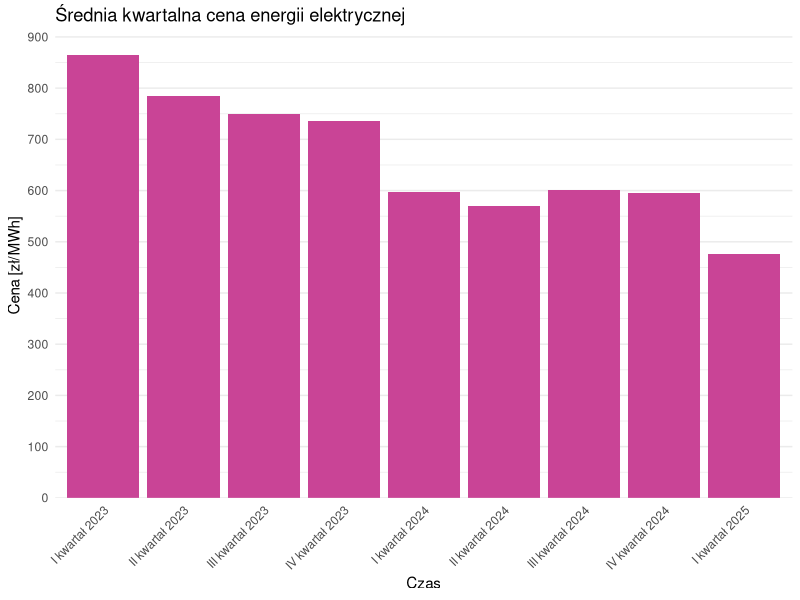

Recreate this plot in R.
# źródło - wykres: https://enerad.pl/ure-ceny-energii-w-rozliczeniach-wewnatrz-grup-kapitalowych-spadly-o-20-dane-za-i-kwartal-2025-r/
# źródło - dane: https://www.ure.gov.pl/pl/energia-elektryczna/ceny-wskazniki/11063,Srednia-kwartalna-cena-energii-elektrycznej.html

# Głównym problemem początkowego wykresu jest czerwona linia przebiegająca przez 
# wszystkie słupki. Nie ma żadnej informacji, która pozwoliłaby określić co 
# oznacza ta linia. Można jednak zauważyć, że łączy ona słupki w "takiej samej 
# odległości" od górnych krawędzi słupków. Zatem nie dość, że koduje ona tę samą
# informację co słupki, to jeszcze nie łączy ona samych czubków, co może być 
# mylące przy standardowym założeniu, że cena 0 leży na osi x. Oprócz tego mylące
# mogą być również etykiety na słupkach, które są położone na różnych słupkach
# na różnych wysokościach bez jakiejkolwiek zasady (np. w konkretnej odległości
# pod czerwoną linią albo w ustalonej "części" wysokości słupka). Dodatkowo 
# podpisy z datami na osi x są dość blisko siebie gdzieniegdzie się zlewając oraz
# nie są one wypośrodkowane, co negatywnie wpływa na całą estetykę wykresu. 
# Jeszcze jednym wątpliwym elementem jest użycie niebieskiego koloru słupków na
# niebieskim tle.

library(ggplot2)

# ręczne wprowadzenie danych - jest ich mało, a ze strony nie można ich ładnie pobrać
date <- c("I kwartał 2023", "II kwartał 2023", "III kwartał 2023", "IV kwartał 2023", 
          "I kwartał 2024", "II kwartał 2024", "III kwartał 2024", "IV kwartał 2024", "I kwartał 2025")
price <- c(864.02, 784.02, 748.58, 736.61, 596.59, 570.52, 601.11, 595.05, 475.77)

df <- data.frame(date = date, price = price)

print(df)

ggplot(df, aes(x = factor(date, levels = date), y = price)) +
  geom_bar(stat = "identity", fill = "#c94496") +
  # geom_text(aes(label = price), vjust = -0.5) + # etykiety tekstowe bezpośrednio nad słupkami z konkretną wartością ceny - można je dodać, osobiście preferuję wykres bez nich
  labs(title = "Średnia kwartalna cena energii elektrycznej",
       x = "Czas",
       y = "Cena [zł/MWh]") +
  theme_minimal() +
  theme(axis.text.x = element_text(angle = 45, hjust = 1),
        panel.grid.major.x = element_blank(),
        panel.grid.minor.x = element_blank()) +
  scale_y_continuous(expand = expansion(mult = c(0, 0.05)),
                     breaks = seq(0, max(price) * 1.1, by = 100))

# Wykres został poprawiony. Usunięta została czerwona linia, która nie wnosiła 
# żadnych informacji, tylko sprawiała, że wykres był zdecydowanie mniej czytelny.
# Dodana została oś y, która pozwala określić poszczególne wartości cen bez
# potrzeby używania wszędzie etykiet. Podpisy z datami na osi x zostały 
# "przekrzywione" - już nie zlewają się ze sobą. Poza tym został zmieniony kolor
# wykresu - różowe słupki na białym tle, co jest prostsze do rozróżnienia niż
# różne odcienie błękitu. Zmieniłam również tytuł wykresu na krótszy i prostszy.
